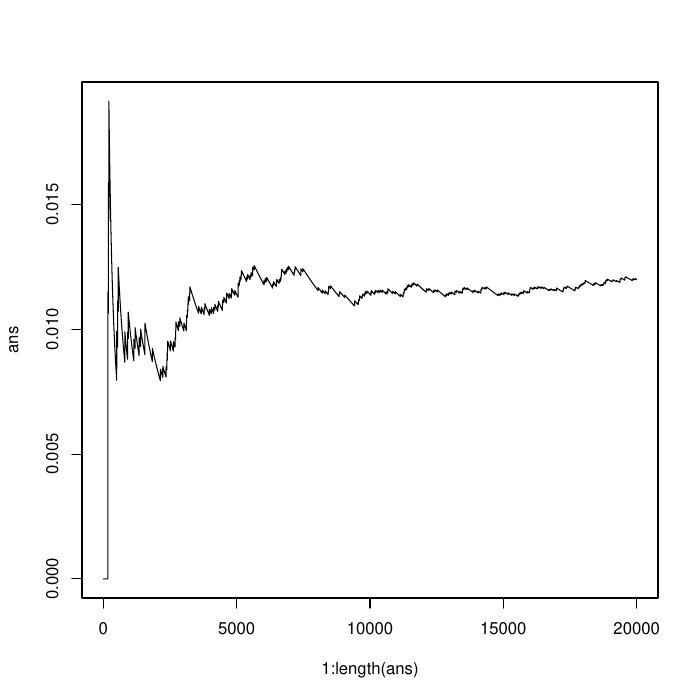

The R source for this figure:

getPvalue <- function(size, times){
	k <- 5
	p <- 0.2 * rep(1, k)
	t <- 12.8
	T <- rep(0, times)
	Y <- matrix(rep(0, times * size), nrow = times, ncol = size, byrow = TRUE)
	N <- matrix(rep(0, times * k), nrow = times, ncol = k, byrow = TRUE)

	for(j in 1 : times){
		Y[j, ] <- floor(k * runif(size)) + 1
		for(x in Y[j, ]){
			N[j, x] <- N[j, x] + 1
		}
		carry <- (N[j, ] - size * p)
		T[j] <- sum(carry * carry / (size * p))
	}
	Tp <- (T > t)
	pvalue <- cumsum(Tp) / (1 : times)
	return(pvalue)
}

pdf("Estadistico.pdf")

ans <- getPvalue(50, 20000)
print(1.0 - pchisq(12.8, df = 4))
plot(1 : length(ans), ans, type = "l")
print(ans[length(ans)])
